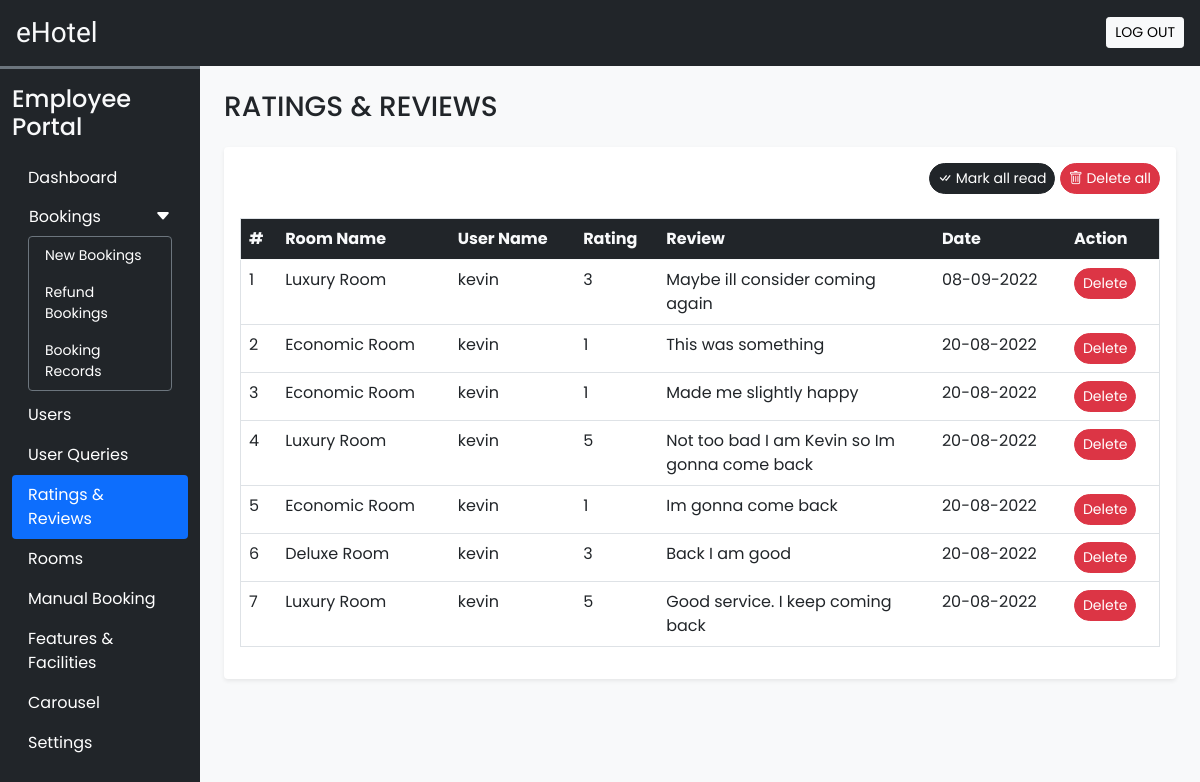
The app's page /admin/rate_review.php (signed in) with its own data.
### tables this page shows
CREATE TABLE `rating_review` (
                                 `sr_no` int NOT NULL,
                                 `booking_id` int NOT NULL,
                                 `room_id` int NOT NULL,
                                 `user_id` int NOT NULL,
                                 `rating` int NOT NULL,
                                 `review` varchar(200) NOT NULL,
                                 `seen` int NOT NULL DEFAULT '0',
                                 `datentime` datetime NOT NULL DEFAULT CURRENT_TIMESTAMP
);

CREATE TABLE `rooms` (
                         `id` int NOT NULL,
                         `name` varchar(150) NOT NULL,
                         `area` int NOT NULL,
                         `price` int NOT NULL,
                         `quantity` int NOT NULL,
                         `adult` int NOT NULL,
                         `children` int NOT NULL,
                         `description` varchar(350) NOT NULL,
                         `status` tinyint NOT NULL DEFAULT '1',
                         `removed` int NOT NULL DEFAULT '0',
                         `hotel_id` int NOT NULL
);

CREATE TABLE `user_cred` (
                             `id` int NOT NULL,
                             `name` varchar(100) NOT NULL,
                             `email` varchar(150) NOT NULL,
                             `address` varchar(120) NOT NULL,
                             `phonenum` varchar(100) NOT NULL,
                             `SIN` int NOT NULL,
                             `dob` date NOT NULL,
                             `profile` varchar(100) NOT NULL,
                             `password` varchar(200) NOT NULL,
                             `is_verified` int NOT NULL DEFAULT '0',
                             `token` varchar(200) DEFAULT NULL,
                             `t_expire` date DEFAULT NULL,
                             `status` int NOT NULL DEFAULT '1',
                             `datentime` datetime NOT NULL DEFAULT CURRENT_TIMESTAMP
);

### admin/rate_review.php (the view, shortened to what this page needs)
<!DOCTYPE html>
<html lang="en">
<head>
  <?php require('inc/links.php'); ?>
</head>
<body class="bg-light">
  <?php require('inc/header.php'); ?>
  <div class="container-fluid" id="main-content">
    <div class="row">
      <div class="col-lg-10 ms-auto p-4 overflow-hidden">
        <h3 class="mb-4">RATINGS & REVIEWS</h3>
        <div class="card border-0 shadow-sm mb-4">
          <div class="card-body">
            <div class="text-end mb-4">
              <a href="?seen=all" class="btn btn-dark rounded-pill shadow-none btn-sm">
                <i class="bi bi-check-all"></i> Mark all read
              </a>
              <a href="?del=all" class="btn btn-danger rounded-pill shadow-none btn-sm">
                <i class="bi bi-trash"></i> Delete all
              </a>
            </div>
            <div class="table-responsive-md">
              <table class="table table-hover border">
                <thead>
                  <tr class="bg-dark text-light">
                    <th scope="col">#</th>
                    <th scope="col">Room Name</th>
                    <th scope="col">User Name</th>
                    <th scope="col">Rating</th>
                    <th scope="col" width="30%">Review</th>
                    <th scope="col">Date</th>
                    <th scope="col">Action</th>
                  </tr>
                </thead>
                <tbody>
                  <?php
                    $q = "SELECT rr.*,uc.name AS uname, r.name AS rname FROM `rating_review` rr
                      INNER JOIN `user_cred` uc ON rr.user_id = uc.id
                      INNER JOIN `rooms` r ON rr.room_id = r.id
                      ORDER BY `sr_no` DESC";
                    $data = mysqli_query($con,$q);
                    $i=1;
                    while($row = mysqli_fetch_assoc($data))
                    {
                      $date = date('d-m-Y',strtotime($row['datentime']));
                      $seen='';
                      $seen.="<a href='?del=$row[sr_no]' class='btn btn-sm rounded-pill btn-danger'>Delete</a>";
                      echo<<<query
                        <tr>
                          <td>$i</td>
                          <td>$row[rname]</td>
                          <td>$row[uname]</td>
                          <td>$row[rating]</td>
                          <td>$row[review]</td>
                          <td>$date</td>
                          <td>$seen</td>
                        </tr>
                      query;
                      $i++;
                    }
                  ?>
                </tbody>
              </table>
            </div>
          </div>
        </div>
      </div>
    </div>
  </div>
</body>
</html>

### admin/css/common.css (style rules this page uses)
:root { --teal: #2ec1ac; --teal_hover: #279e8c; }
* { font-family: 'Poppins', sans-serif; }

### records on screen
rating_review: room.name "Luxury Room", user.name "kevin", rating "3", review "Maybe ill consider coming again", datentime "08-09-2022"
rating_review: room.name "Economic Room", user.name "kevin", rating "1", review "This was something", datentime "20-08-2022"
rating_review: room.name "Economic Room", user.name "kevin", rating "1", review "Made me slightly happy", datentime "20-08-2022"
rating_review: room.name "Luxury Room", user.name "kevin", rating "5", review "Not too bad I am Kevin so Im gonna come back", datentime "20-08-2022"
rating_review: room.name "Economic Room", user.name "kevin", rating "1", review "Im gonna come back", datentime "20-08-2022"
rating_review: room.name "Deluxe Room", user.name "kevin", rating "3", review "Back I am good", datentime "20-08-2022"
rating_review: room.name "Luxury Room", user.name "kevin", rating "5", review "Good service. I keep coming back", datentime "20-08-2022"
